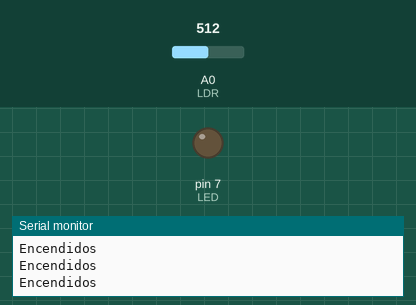
Recording of a sketch running on a simulated Arduino Uno, built with avr-gcc and run on an emulated ATmega328P. Parts: output pins drawn as LEDs (lit = HIGH), the last lines printed to the serial monitor. Inputs (shaded band) come from the test bench; at power-on: A0 (LDR) = 512.

Above: at 1.2 s.
1.3 s: A0 (LDR) set to 593
2.8 s: A0 (LDR) set to 619
At 3.2 s:
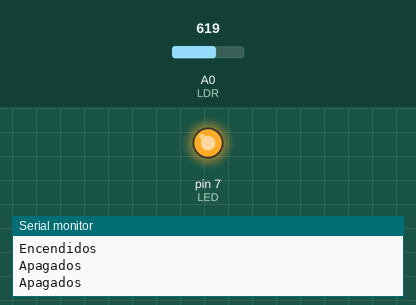
4.3 s: A0 (LDR) set to 590
At 5.6 s:
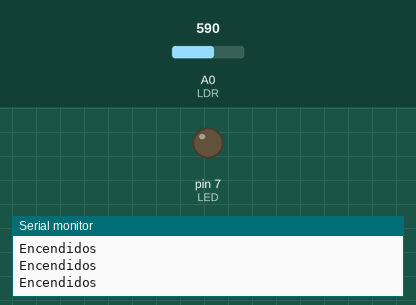
5.9 s: A0 (LDR) set to 610
At 7.0 s:
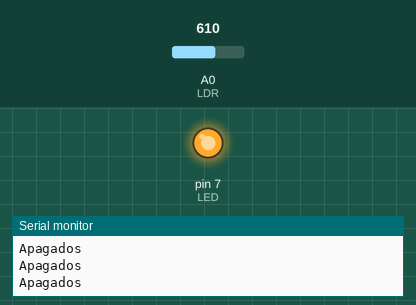
Timing chart, 0 to 8.5 s (numbered marks = the images above; inputs shaded):
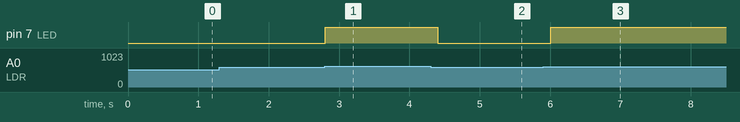

The sketch:

Ejercicio1.ino
```cpp
int LDR = A0;
int LED = 7;

void setup(){
  Serial.begin(9600);
  Serial.setTimeout(10);
  pinMode(LED, OUTPUT);
}

int valor;
void loop(){
  valor = analogRead(LDR);
  if(valor > 600){
    digitalWrite(LED, 1);
    Serial.println("Apagados");
  }else {
    digitalWrite(LED, 0);
    Serial.println("Encendidos");
  }
  delay(200);
}
```

Measured:
- the behaviour switches between 600 and 601 on A0 (LDR) (found by bisection; images 0 and 1)
- after the input at 2.8 s, pin 7 (LED): LOW → HIGH at once
- after the input at 4.3 s, pin 7 (LED): HIGH → LOW after 0.11 s
- after the input at 5.9 s, pin 7 (LED): LOW → HIGH after 0.11 s
